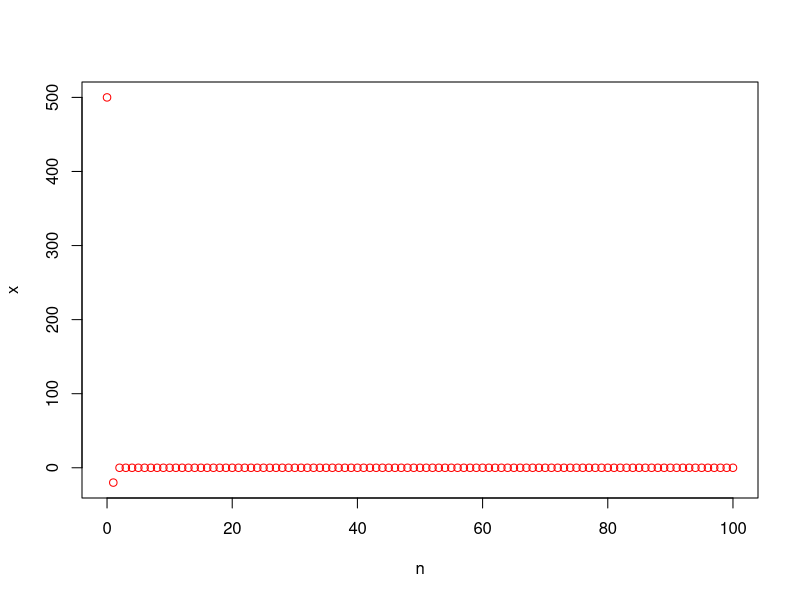
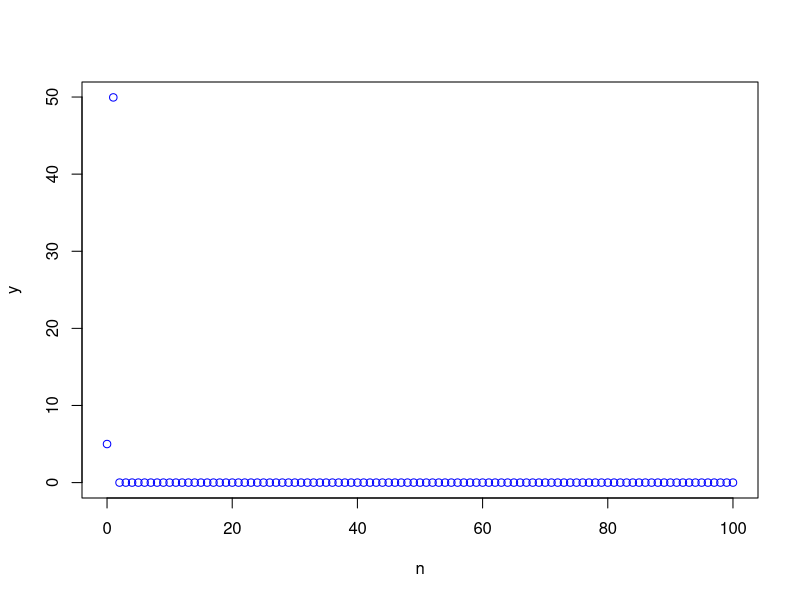
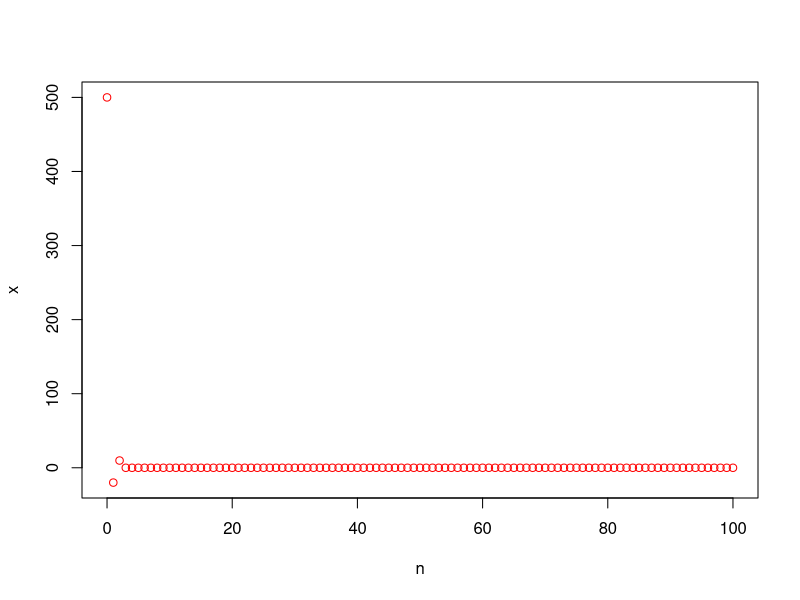
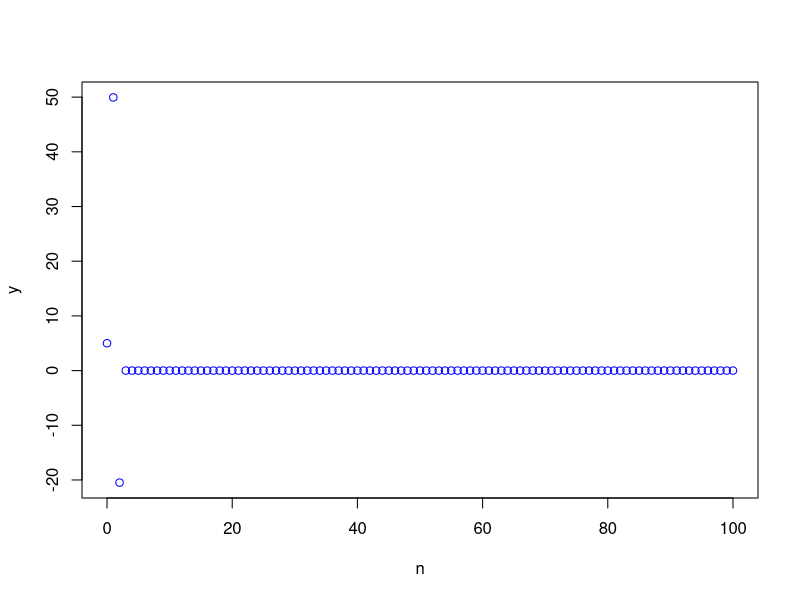
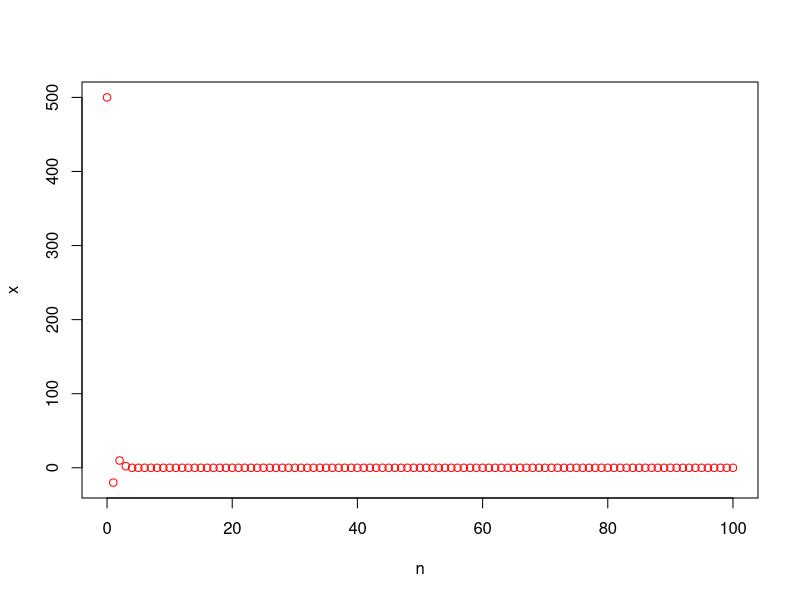
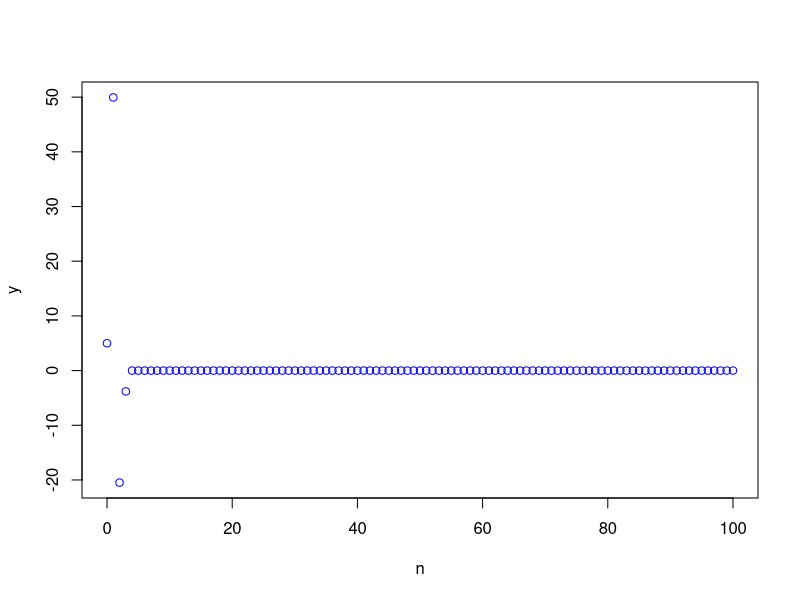
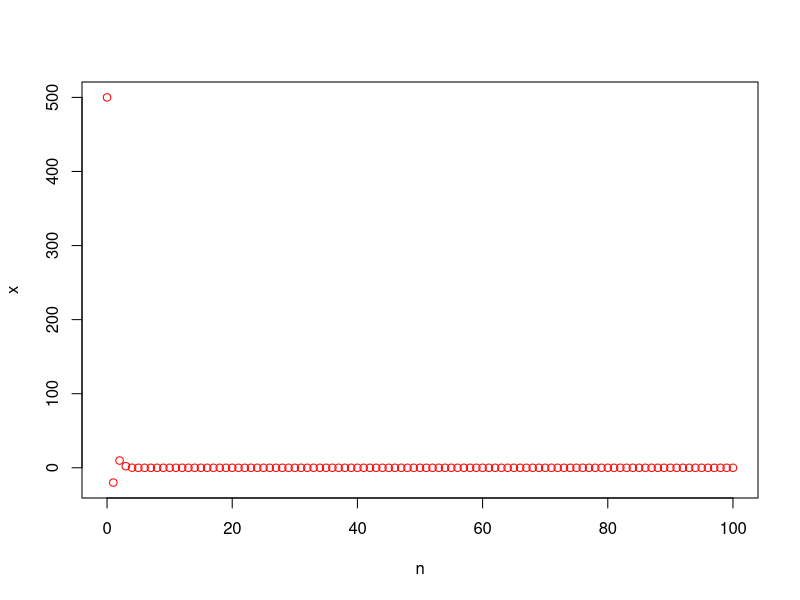
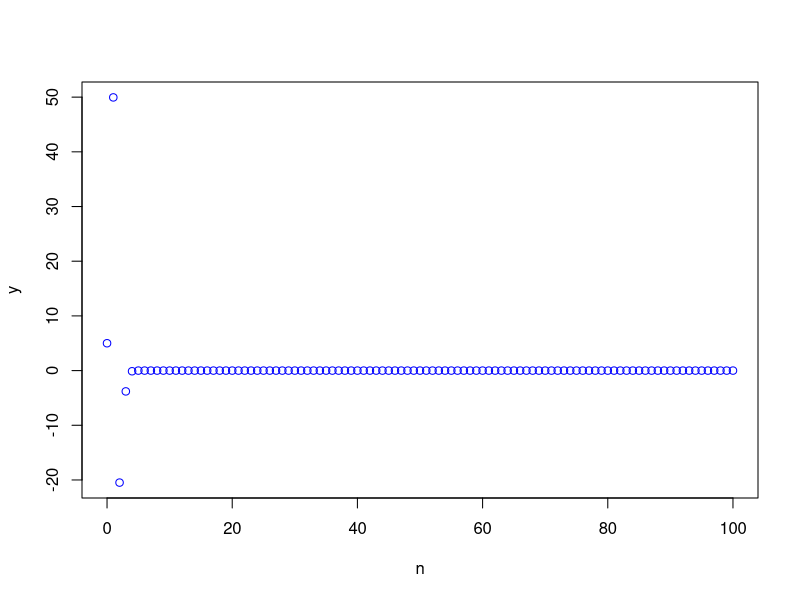

Reproduce these figures in R, in order.
x=rep(0,101)
n=seq(0,100)
y=rep(0,101)
x[1]=500
a=0.01
b=0.01
y[1]=5
d=0.01
f=0.02 
for(j in 2:length(n)) {
  x[j]=a*x[j-1]-b*x[j-1]*y[j-1]
  y[j]=-d*y[j-1]+f*x[j-1]*y[j-1]
  plot(n,x,col='red')
  plot(n,y,col='blue')
}
